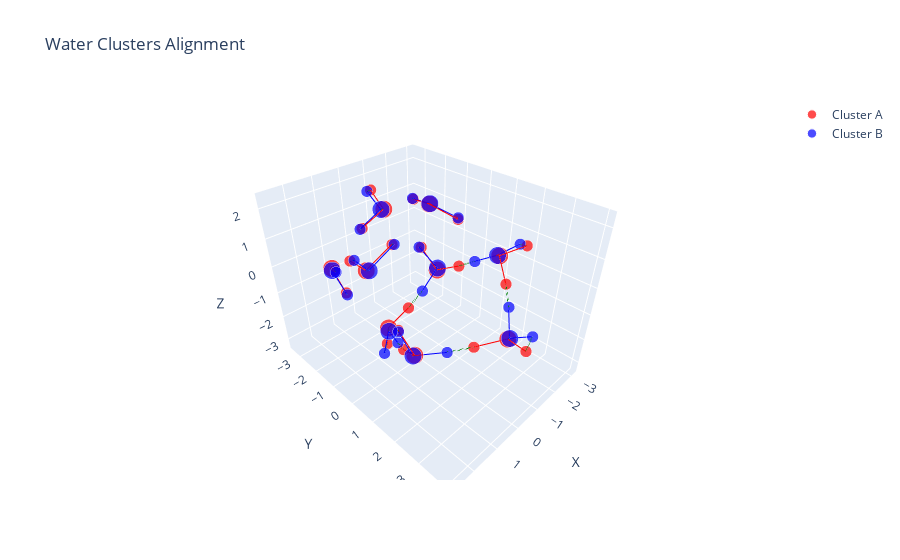

The notebook cell saved with this chart:
### Code cell
molA = next(pybel.readfile('xyz', os.path.join(data_path, '9-D2dDD.xyz')))
molB = next(pybel.readfile('xyz', os.path.join('./ArbAlignOutput', '9-S4DA-aligned_to-9-D2dDD.xyz')))

X_A, T_A, B_A = otm.tl.process_molecule(molA) # Output (1) spatial coordinates, (2) atom types, and (3) bonds as numpy arrays.
X_B, T_B, B_B = otm.tl.process_molecule(molB)
X_B_aligned = otm.tl.molecule_alignment_allow_reflection(X_A, X_B, np.eye(len(X_A)))
alignment_plot(X_A, X_B_aligned, B_A, B_B, T_A, T_B)

### Figure 1 — Plotly figure (JSON) as saved in the notebook; plotly's stock layout.template omitted (floating-point values rounded to 4 significant figures)
{"data": [{"marker": {"color": "red", "size": [12, 8, 8, 12, 8, 8, 12, 8, 8, 12, 8, 8, 12, 8, 8, 12, 8, 8, 12, 8, 8, 12, 8, 8, 12, 8, 8], "symbol": "circle"}, "mode": "markers", "name": "Cluster A", "type": "scatter3d", "x": [1.591, 1.964, 1.377, 2.074, 1.179, 2.707, 0.536, -0.387, 0.4402, -0.808, 0.1008, -0.9928, -1.822, -2.008, -1.661, -0.3896, -0.6384, -1.022, -2.083, -1.554, -2.948, 1.58, 1.845, 1.294, -0.5099, 0.2813, -0.1453], "y": [-2.257, -1.473, -1.931, 0.2391, 0.2727, 0.4955, -0.9297, -0.9061, -1.172, -2.454, -2.508, -3.33, -0.934, -0.08796, -1.561, 0.1069, -0.812, 0.6525, 1.48, 2.184, 1.875, 1.494, 1.147, 0.6982, 3.15, 2.574, 3.987], "z": [-0.0061, 0.4425, -0.9023, 1.266, 1.701, 1.948, -2.29, -1.918, -3.219, 1.157, 0.7518, 1.517, -1.019, -0.5656, -0.2879, 2.307, 2.087, 1.8, 0.4765, 0.0166, 0.6395, -1.239, -0.3647, -1.729, -0.9016, -1.076, -0.5908]}, {"marker": {"color": "blue", "size": [12, 8, 8, 12, 8, 8, 12, 8, 8, 12, 8, 8, 12, 8, 8, 12, 8, 8, 12, 8, 8, 12, 8, 8, 12, 8, 8], "symbol": "circle"}, "mode": "markers", "name": "Cluster B", "type": "scatter3d", "x": [1.631, 1.983, 1.401, 2.036, 1.134, 2.646, 0.6222, -1.063, 0.8125, -0.7315, 0.1777, -0.8891, -1.841, -2.11, -1.596, -0.438, -0.646, -1.11, -2.174, -1.17, -3.12, 1.595, 1.862, 0.9912, -0.5104, 0.915, -0.4068], "y": [-2.181, -1.393, -1.847, 0.316, 0.3098, 0.5849, -0.8075, -0.9017, -0.891, -2.509, -2.516, -3.406, -0.9336, 0.5066, -1.599, 0.08009, -0.8529, 0.5785, 1.335, 2.631, 1.506, 1.436, 1.173, 0.07931, 3.209, 2.129, 3.965], "z": [-0.03622, 0.4204, -0.9258, 1.28, 1.701, 1.978, -2.311, -1.538, -3.253, 1.154, 0.7465, 1.473, -0.9433, -0.1634, -0.2712, 2.296, 2.094, 1.792, 0.3928, -0.4007, 0.4809, -1.294, -0.3926, -2.035, -0.8407, -1.154, -0.2508]}, {"line": {"color": "red", "width": 2}, "mode": "lines", "showlegend": false, "type": "scatter3d", "x": [1.591, 1.964], "y": [-2.257, -1.473], "z": [-0.0061, 0.4425]}, {"line": {"color": "red", "width": 2}, "mode": "lines", "showlegend": false, "type": "scatter3d", "x": [1.591, 1.377], "y": [-2.257, -1.931], "z": [-0.0061, -0.9023]}, {"line": {"color": "red", "width": 2}, "mode": "lines", "showlegend": false, "type": "scatter3d", "x": [2.074, 1.179], "y": [0.2391, 0.2727], "z": [1.266, 1.701]}, {"line": {"color": "red", "width": 2}, "mode": "lines", "showlegend": false, "type": "scatter3d", "x": [2.074, 2.707], "y": [0.2391, 0.4955], "z": [1.266, 1.948]}, {"line": {"color": "red", "width": 2}, "mode": "lines", "showlegend": false, "type": "scatter3d", "x": [0.536, -0.387], "y": [-0.9297, -0.9061], "z": [-2.29, -1.918]}, {"line": {"color": "red", "width": 2}, "mode": "lines", "showlegend": false, "type": "scatter3d", "x": [0.536, 0.4402], "y": [-0.9297, -1.172], "z": [-2.29, -3.219]}, {"line": {"color": "red", "width": 2}, "mode": "lines", "showlegend": false, "type": "scatter3d", "x": [-0.808, 0.1008], "y": [-2.454, -2.508], "z": [1.157, 0.7518]}, {"line": {"color": "red", "width": 2}, "mode": "lines", "showlegend": false, "type": "scatter3d", "x": [-0.808, -0.9928], "y": [-2.454, -3.33], "z": [1.157, 1.517]}, {"line": {"color": "red", "width": 2}, "mode": "lines", "showlegend": false, "type": "scatter3d", "x": [-1.822, -2.008], "y": [-0.934, -0.08796], "z": [-1.019, -0.5656]}, {"line": {"color": "red", "width": 2}, "mode": "lines", "showlegend": false, "type": "scatter3d", "x": [-1.822, -1.661], "y": [-0.934, -1.561], "z": [-1.019, -0.2879]}, {"line": {"color": "red", "width": 2}, "mode": "lines", "showlegend": false, "type": "scatter3d", "x": [-0.3896, -0.6384], "y": [0.1069, -0.812], "z": [2.307, 2.087]}, {"line": {"color": "red", "width": 2}, "mode": "lines", "showlegend": false, "type": "scatter3d", "x": [-0.3896, -1.022], "y": [0.1069, 0.6525], "z": [2.307, 1.8]}, {"line": {"color": "red", "width": 2}, "mode": "lines", "showlegend": false, "type": "scatter3d", "x": [-2.083, -1.554], "y": [1.48, 2.184], "z": [0.4765, 0.0166]}, {"line": {"color": "red", "width": 2}, "mode": "lines", "showlegend": false, "type": "scatter3d", "x": [-2.083, -2.948], "y": [1.48, 1.875], "z": [0.4765, 0.6395]}, {"line": {"color": "red", "width": 2}, "mode": "lines", "showlegend": false, "type": "scatter3d", "x": [1.58, 1.845], "y": [1.494, 1.147], "z": [-1.239, -0.3647]}, {"line": {"color": "red", "width": 2}, "mode": "lines", "showlegend": false, "type": "scatter3d", "x": [1.58, 1.294], "y": [1.494, 0.6982], "z": [-1.239, -1.729]}, {"line": {"color": "red", "width": 2}, "mode": "lines", "showlegend": false, "type": "scatter3d", "x": [-0.5099, 0.2813], "y": [3.15, 2.574], "z": [-0.9016, -1.076]}, {"line": {"color": "red", "width": 2}, "mode": "lines", "showlegend": false, "type": "scatter3d", "x": [-0.5099, -0.1453], "y": [3.15, 3.987], "z": [-0.9016, -0.5908]}, {"line": {"color": "blue", "width": 2}, "mode": "lines", "showlegend": false, "type": "scatter3d", "x": [1.631, 1.983], "y": [-2.181, -1.393], "z": [-0.03622, 0.4204]}, {"line": {"color": "blue", "width": 2}, "mode": "lines", "showlegend": false, "type": "scatter3d", "x": [1.631, 1.401], "y": [-2.181, -1.847], "z": [-0.03622, -0.9258]}, {"line": {"color": "blue", "width": 2}, "mode": "lines", "showlegend": false, "type": "scatter3d", "x": [2.036, 1.134], "y": [0.316, 0.3098], "z": [1.28, 1.701]}, {"line": {"color": "blue", "width": 2}, "mode": "lines", "showlegend": false, "type": "scatter3d", "x": [2.036, 2.646], "y": [0.316, 0.5849], "z": [1.28, 1.978]}, {"line": {"color": "blue", "width": 2}, "mode": "lines", "showlegend": false, "type": "scatter3d", "x": [0.6222, 0.8125], "y": [-0.8075, -0.891], "z": [-2.311, -3.253]}, {"line": {"color": "blue", "width": 2}, "mode": "lines", "showlegend": false, "type": "scatter3d", "x": [0.6222, 0.9912], "y": [-0.8075, 0.07931], "z": [-2.311, -2.035]}, {"line": {"color": "blue", "width": 2}, "mode": "lines", "showlegend": false, "type": "scatter3d", "x": [-1.063, -1.841], "y": [-0.9017, -0.9336], "z": [-1.538, -0.9433]}, {"line": {"color": "blue", "width": 2}, "mode": "lines", "showlegend": false, "type": "scatter3d", "x": [-0.7315, 0.1777], "y": [-2.509, -2.516], "z": [1.154, 0.7465]}, {"line": {"color": "blue", "width": 2}, "mode": "lines", "showlegend": false, "type": "scatter3d", "x": [-0.7315, -0.8891], "y": [-2.509, -3.406], "z": [1.154, 1.473]}, {"line": {"color": "blue", "width": 2}, "mode": "lines", "showlegend": false, "type": "scatter3d", "x": [-1.841, -1.596], "y": [-0.9336, -1.599], "z": [-0.9433, -0.2712]}, {"line": {"color": "blue", "width": 2}, "mode": "lines", "showlegend": false, "type": "scatter3d", "x": [-2.11, -2.174], "y": [0.5066, 1.335], "z": [-0.1634, 0.3928]}, {"line": {"color": "blue", "width": 2}, "mode": "lines", "showlegend": false, "type": "scatter3d", "x": [-0.438, -0.646], "y": [0.08009, -0.8529], "z": [2.296, 2.094]}, {"line": {"color": "blue", "width": 2}, "mode": "lines", "showlegend": false, "type": "scatter3d", "x": [-0.438, -1.11], "y": [0.08009, 0.5785], "z": [2.296, 1.792]}, {"line": {"color": "blue", "width": 2}, "mode": "lines", "showlegend": false, "type": "scatter3d", "x": [-2.174, -3.12], "y": [1.335, 1.506], "z": [0.3928, 0.4809]}, {"line": {"color": "blue", "width": 2}, "mode": "lines", "showlegend": false, "type": "scatter3d", "x": [-1.17, -0.5104], "y": [2.631, 3.209], "z": [-0.4007, -0.8407]}, {"line": {"color": "blue", "width": 2}, "mode": "lines", "showlegend": false, "type": "scatter3d", "x": [1.595, 1.862], "y": [1.436, 1.173], "z": [-1.294, -0.3926]}, {"line": {"color": "blue", "width": 2}, "mode": "lines", "showlegend": false, "type": "scatter3d", "x": [1.595, 0.915], "y": [1.436, 2.129], "z": [-1.294, -1.154]}, {"line": {"color": "blue", "width": 2}, "mode": "lines", "showlegend": false, "type": "scatter3d", "x": [-0.5104, -0.4068], "y": [3.209, 3.965], "z": [-0.8407, -0.2508]}, {"line": {"color": "green", "dash": "dash", "width": 3}, "mode": "lines", "showlegend": false, "type": "scatter3d", "x": [1.591, 1.631], "y": [-2.257, -2.181], "z": [-0.0061, -0.03622]}, {"line": {"color": "green", "dash": "dash", "width": 3}, "mode": "lines", "showlegend": false, "type": "scatter3d", "x": [1.964, 1.983], "y": [-1.473, -1.393], "z": [0.4425, 0.4204]}, {"line": {"color": "green", "dash": "dash", "width": 3}, "mode": "lines", "showlegend": false, "type": "scatter3d", "x": [1.377, 1.401], "y": [-1.931, -1.847], "z": [-0.9023, -0.9258]}, {"line": {"color": "green", "dash": "dash", "width": 3}, "mode": "lines", "showlegend": false, "type": "scatter3d", "x": [2.074, 2.036], "y": [0.2391, 0.316], "z": [1.266, 1.28]}, {"line": {"color": "green", "dash": "dash", "width": 3}, "mode": "lines", "showlegend": false, "type": "scatter3d", "x": [1.179, 1.134], "y": [0.2727, 0.3098], "z": [1.701, 1.701]}, {"line": {"color": "green", "dash": "dash", "width": 3}, "mode": "lines", "showlegend": false, "type": "scatter3d", "x": [2.707, 2.646], "y": [0.4955, 0.5849], "z": [1.948, 1.978]}, {"line": {"color": "green", "dash": "dash", "width": 3}, "mode": "lines", "showlegend": false, "type": "scatter3d", "x": [0.536, 0.6222], "y": [-0.9297, -0.8075], "z": [-2.29, -2.311]}, {"line": {"color": "green", "dash": "dash", "width": 3}, "mode": "lines", "showlegend": false, "type": "scatter3d", "x": [-0.387, -1.063], "y": [-0.9061, -0.9017], "z": [-1.918, -1.538]}, {"line": {"color": "green", "dash": "dash", "width": 3}, "mode": "lines", "showlegend": false, "type": "scatter3d", "x": [0.4402, 0.8125], "y": [-1.172, -0.891], "z": [-3.219, -3.253]}, {"line": {"color": "green", "dash": "dash", "width": 3}, "mode": "lines", "showlegend": false, "type": "scatter3d", "x": [-0.808, -0.7315], "y": [-2.454, -2.509], "z": [1.157, 1.154]}, {"line": {"color": "green", "dash": "dash", "width": 3}, "mode": "lines", "showlegend": false, "type": "scatter3d", "x": [0.1008, 0.1777], "y": [-2.508, -2.516], "z": [0.7518, 0.7465]}, {"line": {"color": "green", "dash": "dash", "width": 3}, "mode": "lines", "showlegend": false, "type": "scatter3d", "x": [-0.9928, -0.8891], "y": [-3.33, -3.406], "z": [1.517, 1.473]}, {"line": {"color": "green", "dash": "dash", "width": 3}, "mode": "lines", "showlegend": false, "type": "scatter3d", "x": [-1.822, -1.841], "y": [-0.934, -0.9336], "z": [-1.019, -0.9433]}, {"line": {"color": "green", "dash": "dash", "width": 3}, "mode": "lines", "showlegend": false, "type": "scatter3d", "x": [-2.008, -2.11], "y": [-0.08796, 0.5066], "z": [-0.5656, -0.1634]}, {"line": {"color": "green", "dash": "dash", "width": 3}, "mode": "lines", "showlegend": false, "type": "scatter3d", "x": [-1.661, -1.596], "y": [-1.561, -1.599], "z": [-0.2879, -0.2712]}, {"line": {"color": "green", "dash": "dash", "width": 3}, "mode": "lines", "showlegend": false, "type": "scatter3d", "x": [-0.3896, -0.438], "y": [0.1069, 0.08009], "z": [2.307, 2.296]}, {"line": {"color": "green", "dash": "dash", "width": 3}, "mode": "lines", "showlegend": false, "type": "scatter3d", "x": [-0.6384, -0.646], "y": [-0.812, -0.8529], "z": [2.087, 2.094]}, {"line": {"color": "green", "dash": "dash", "width": 3}, "mode": "lines", "showlegend": false, "type": "scatter3d", "x": [-1.022, -1.11], "y": [0.6525, 0.5785], "z": [1.8, 1.792]}, {"line": {"color": "green", "dash": "dash", "width": 3}, "mode": "lines", "showlegend": false, "type": "scatter3d", "x": [-2.083, -2.174], "y": [1.48, 1.335], "z": [0.4765, 0.3928]}, {"line": {"color": "green", "dash": "dash", "width": 3}, "mode": "lines", "showlegend": false, "type": "scatter3d", "x": [-1.554, -1.17], "y": [2.184, 2.631], "z": [0.0166, -0.4007]}, {"line": {"color": "green", "dash": "dash", "width": 3}, "mode": "lines", "showlegend": false, "type": "scatter3d", "x": [-2.948, -3.12], "y": [1.875, 1.506], "z": [0.6395, 0.4809]}, {"line": {"color": "green", "dash": "dash", "width": 3}, "mode": "lines", "showlegend": false, "type": "scatter3d", "x": [1.58, 1.595], "y": [1.494, 1.436], "z": [-1.239, -1.294]}, {"line": {"color": "green", "dash": "dash", "width": 3}, "mode": "lines", "showlegend": false, "type": "scatter3d", "x": [1.845, 1.862], "y": [1.147, 1.173], "z": [-0.3647, -0.3926]}, {"line": {"color": "green", "dash": "dash", "width": 3}, "mode": "lines", "showlegend": false, "type": "scatter3d", "x": [1.294, 0.9912], "y": [0.6982, 0.07931], "z": [-1.729, -2.035]}, {"line": {"color": "green", "dash": "dash", "width": 3}, "mode": "lines", "showlegend": false, "type": "scatter3d", "x": [-0.5099, -0.5104], "y": [3.15, 3.209], "z": [-0.9016, -0.8407]}, {"line": {"color": "green", "dash": "dash", "width": 3}, "mode": "lines", "showlegend": false, "type": "scatter3d", "x": [0.2813, 0.915], "y": [2.574, 2.129], "z": [-1.076, -1.154]}, {"line": {"color": "green", "dash": "dash", "width": 3}, "mode": "lines", "showlegend": false, "type": "scatter3d", "x": [-0.1453, -0.4068], "y": [3.987, 3.965], "z": [-0.5908, -0.2508]}], "layout": {"scene": {"aspectmode": "data", "xaxis": {"title": {"text": "X"}}, "yaxis": {"title": {"text": "Y"}}, "zaxis": {"title": {"text": "Z"}}}, "showlegend": true, "title": {"text": "Water Clusters Alignment"}}}
